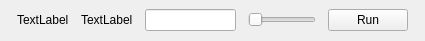
<?xml version="1.0" encoding="UTF-8"?>
<ui version="4.0">
 <class>SubjForm</class>
 <widget class="QWidget" name="SubjForm">
  <property name="geometry">
   <rect>
    <x>0</x>
    <y>0</y>
    <width>425</width>
    <height>41</height>
   </rect>
  </property>
  <property name="sizePolicy">
   <sizepolicy hsizetype="Expanding" vsizetype="Minimum">
    <horstretch>0</horstretch>
    <verstretch>0</verstretch>
   </sizepolicy>
  </property>
  <property name="windowTitle">
   <string>Form</string>
  </property>
  <layout class="QGridLayout" name="gridLayout_2">
   <property name="topMargin">
    <number>1</number>
   </property>
   <property name="bottomMargin">
    <number>1</number>
   </property>
   <property name="verticalSpacing">
    <number>1</number>
   </property>
   <item row="0" column="0">
    <layout class="QGridLayout" name="gridLayout">
     <property name="leftMargin">
      <number>6</number>
     </property>
     <property name="rightMargin">
      <number>6</number>
     </property>
     <property name="horizontalSpacing">
      <number>12</number>
     </property>
     <property name="verticalSpacing">
      <number>1</number>
     </property>
     <item row="0" column="1">
      <widget class="QLabel" name="subjLabel">
       <property name="sizePolicy">
        <sizepolicy hsizetype="MinimumExpanding" vsizetype="Minimum">
         <horstretch>0</horstretch>
         <verstretch>0</verstretch>
        </sizepolicy>
       </property>
       <property name="text">
        <string>TextLabel</string>
       </property>
      </widget>
     </item>
     <item row="0" column="2">
      <widget class="QLineEdit" name="subjEdit"/>
     </item>
     <item row="0" column="3">
      <widget class="QSlider" name="subjSlider">
       <property name="orientation">
        <enum>Qt::Horizontal</enum>
       </property>
      </widget>
     </item>
     <item row="0" column="4">
      <widget class="QPushButton" name="subjButton">
       <property name="text">
        <string>Run</string>
       </property>
      </widget>
     </item>
     <item row="0" column="0">
      <widget class="QLabel" name="subjPerm">
       <property name="sizePolicy">
        <sizepolicy hsizetype="Preferred" vsizetype="Minimum">
         <horstretch>0</horstretch>
         <verstretch>0</verstretch>
        </sizepolicy>
       </property>
       <property name="text">
        <string>TextLabel</string>
       </property>
      </widget>
     </item>
    </layout>
   </item>
  </layout>
 </widget>
 <resources/>
 <connections>
  <connection>
   <sender>subjButton</sender>
   <signal>pressed()</signal>
   <receiver>SubjForm</receiver>
   <slot>callbackSubjButton()</slot>
   <hints>
    <hint type="sourcelabel">
     <x>363</x>
     <y>23</y>
    </hint>
    <hint type="destinationlabel">
     <x>315</x>
     <y>45</y>
    </hint>
   </hints>
  </connection>
 </connections>
 <slots>
  <slot>callbackSubjButton()</slot>
 </slots>
</ui>
